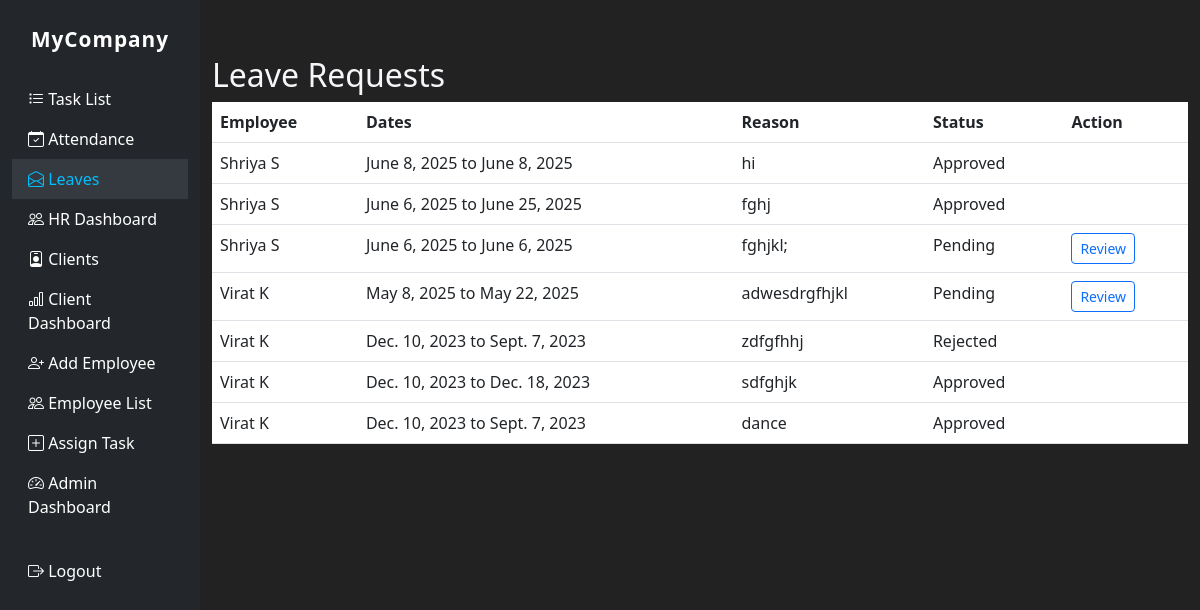
The app's page /employee/leave/ (signed in) with its own data.
### employee/models.py (models this page shows, shortened)
class LeaveRequest(models.Model):
    user = models.ForeignKey(User, on_delete=models.CASCADE)
    start_date = models.DateField()
    end_date = models.DateField()
    reason = models.TextField()
    status = models.CharField(max_length=20, choices=LEAVE_STATUS, default='pending')
    manager_comment = models.TextField(null=True, blank=True)
    requested_at = models.DateTimeField(auto_now_add=True)
    responded_at = models.DateTimeField(null=True, blank=True)

### employee/views.py (the view)
# urls.py: path('leave/', views.leave_list, name='leave_list'),
@login_required
def leave_list(request):
    if request.user.is_superuser:
        leaves = LeaveRequest.objects.select_related('user').order_by('-requested_at')
    else:
        leaves = LeaveRequest.objects.filter(user=request.user).order_by('-requested_at')
    return render(request, 'employee/leave_list.html', {'leaves': leaves})

### employee/templates/employee/leave_list.html
{% extends 'base.html' %}
{% block content %}
<h2>Leave Requests</h2>
<table class="table">
  <tr>
    <th>Employee</th><th>Dates</th><th>Reason</th><th>Status</th><th>Action</th>
  </tr>
  {% for leave in leaves %}
  <tr>
    <td>{{ leave.user.get_full_name }}</td>
    <td>{{ leave.start_date }} to {{ leave.end_date }}</td>
    <td>{{ leave.reason|truncatewords:10 }}</td>
    <td>{{ leave.status|title }}</td>
    <td>
      {% if user.is_superuser and leave.status == 'pending' %}
        <a href="{% url 'review_leave' leave.pk %}" class="btn btn-sm btn-outline-primary">Review</a>
      {% endif %}
    </td>
  </tr>
  {% endfor %}
</table>
{% endblock %}

### website/templates/base.html (style rules this page uses)
body { background: #18191a; color: #f5f6fa; }

### website/templates/navbar.html (style rules this page uses)
body { background: #18191a; color: #f5f6fa; }

### records on screen
LeaveRequest: user.get_full_name "Shriya S", start_date "June 8, 2025", end_date "June 8, 2025", reason "hi", status "Approved"
LeaveRequest: user.get_full_name "Shriya S", start_date "June 6, 2025", end_date "June 25, 2025", reason "fghj", status "Approved"
LeaveRequest: user.get_full_name "Shriya S", start_date "June 6, 2025", end_date "June 6, 2025", reason "fghjkl;", status "Pending", shows "Review"
LeaveRequest: user.get_full_name "Virat K", start_date "May 8, 2025", end_date "May 22, 2025", reason "adwesdrgfhjkl", status "Pending", shows "Review"
LeaveRequest: user.get_full_name "Virat K", start_date "Dec. 10, 2023", end_date "Sept. 7, 2023", reason "zdfgfhhj", status "Rejected"
LeaveRequest: user.get_full_name "Virat K", start_date "Dec. 10, 2023", end_date "Dec. 18, 2023", reason "sdfghjk", status "Approved"
LeaveRequest: user.get_full_name "Virat K", start_date "Dec. 10, 2023", end_date "Sept. 7, 2023", reason "dance", status "Approved"
